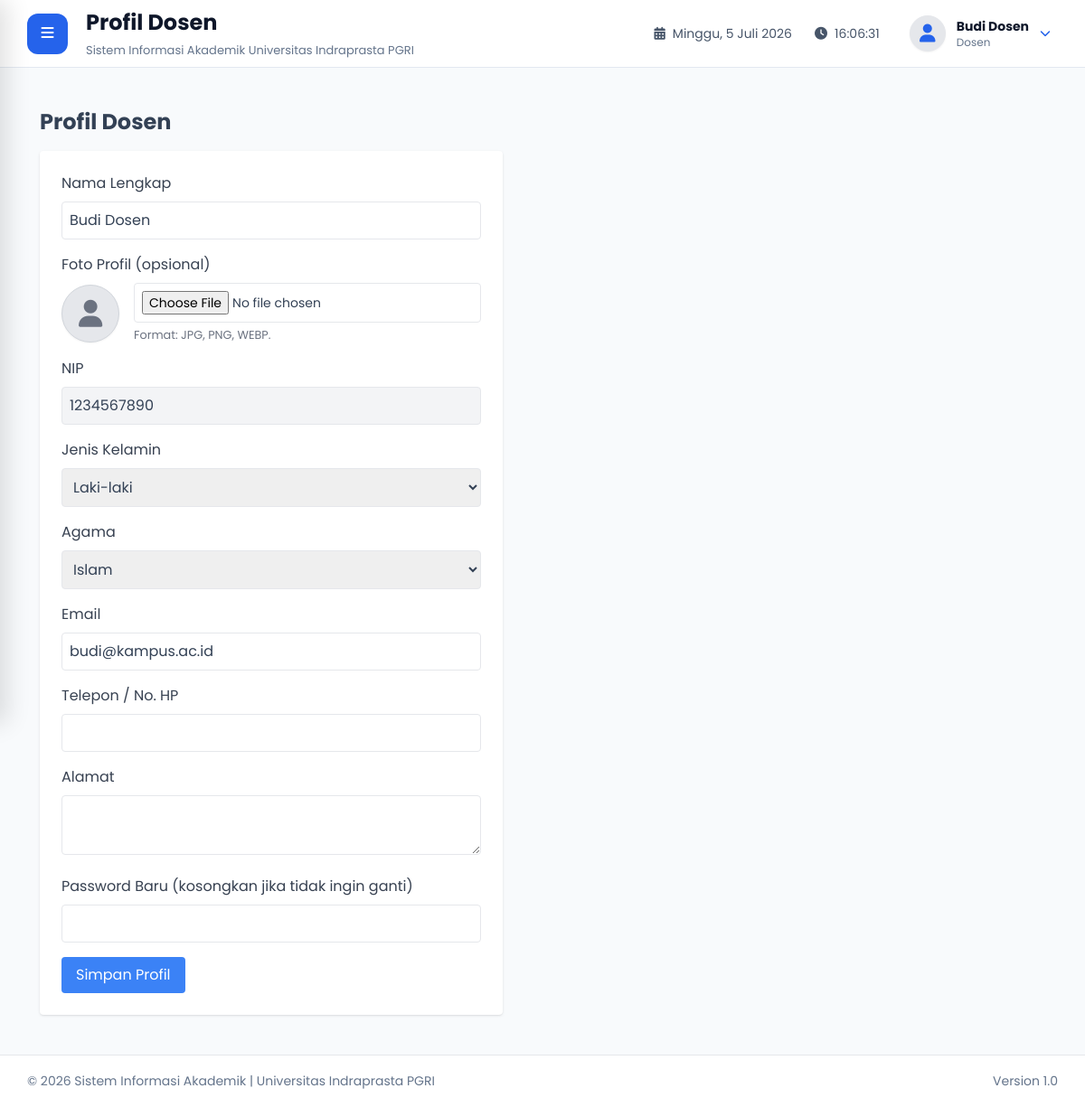
The page /dosen/profil.php (signed in) on the database its author committed.
### tables this page shows
CREATE TABLE `dosen` (
  `id_dosen` CHAR(36) PRIMARY KEY,
  `id_user` CHAR(36) UNIQUE NOT NULL,
  `nip` VARCHAR(30) UNIQUE NOT NULL,
  `jk` ENUM('L','P'),
  `email` VARCHAR(100),
  `telepon` VARCHAR(20),
  `alamat` TEXT,
  `id_prodi` CHAR(36) NOT NULL,
  `agama` ENUM('Islam', 'Kristen', 'Katolik', 'Hindu', 'Buddha', 'Konghucu', 'Lainnya') NULL,
  `profil_lengkap` BOOLEAN DEFAULT 0,
  FOREIGN KEY (`id_user`) REFERENCES `users`(`id_user`) ON DELETE CASCADE,
  FOREIGN KEY (`id_prodi`) REFERENCES `prodi`(`id_prodi`) ON DELETE CASCADE
);

CREATE TABLE `users` (
  `id_user` CHAR(36) PRIMARY KEY,
  `username` VARCHAR(50) UNIQUE NOT NULL,
  `password_hash` VARCHAR(255) NOT NULL,
  `nama_lengkap` VARCHAR(100) NOT NULL,
  `foto` VARCHAR(255) DEFAULT 'default-user.png',
  `role` ENUM('admin','dosen','mahasiswa') NOT NULL,
  `status` ENUM('aktif','nonaktif') DEFAULT 'aktif',
  `last_login` DATETIME NULL,
  `created_at` TIMESTAMP DEFAULT CURRENT_TIMESTAMP
);

### dosen/profil.php (the view, shortened to what this page needs)
<?php
require_once "../layout/header.php";
require_once "../layout/sidebar.php";
require_once "../layout/navbar.php";
$id_user = $_SESSION['user_id'];
$stmt = $pdo->prepare("
    SELECT u.nama_lengkap, d.*
    FROM users u
    JOIN dosen d ON u.id_user = d.id_user
    WHERE u.id_user = ?
");
$stmt->execute([$id_user]);
$dosen = $stmt->fetch();
?>
<div class="p-6">
    <h1 class="text-2xl font-bold mb-4">Profil Dosen</h1>
    <form action="proses_profil.php" method="POST" enctype="multipart/form-data" class="bg-white p-6 rounded shadow max-w-lg">
        <div class="mb-4">
            <label class="block text-gray-700 mb-2">Nama Lengkap</label>
            <input type="text" name="nama_lengkap" class="w-full border p-2 rounded" value="<?= htmlspecialchars($dosen['nama_lengkap']) ?>" required>
        </div>
        <div class="mb-4">
            <label class="block text-gray-700 mb-2">Foto Profil (opsional)</label>
            <div class="flex items-center gap-4">
                <div id="icon-preview-profil" class="<?= !empty($dosen['foto']) ? 'hidden' : 'flex' ?> w-16 h-16 rounded-full bg-gray-200 text-gray-500 items-center justify-center border border-gray-300 shadow-sm">
                    <i class="fa-solid fa-user text-3xl"></i>
                </div>
                <div class="flex-1">
                    <input type="file" name="foto" accept="image/png, image/jpeg, image/webp" class="w-full border p-2 rounded bg-white text-sm" onchange="document.getElementById('icon-preview-profil').classList.add('hidden'); document.getElementById('preview-foto-profil').classList.remove('hidden'); document.getElementById('preview-foto-profil').classList.add('block'); document.getElementById('preview-foto-profil').src = window.URL.createObjectURL(this.files[0])">
                    <small class="text-gray-500 block mt-1">Format: JPG, PNG, WEBP.</small>
                </div>
            </div>
        </div>
        <div class="mb-4">
            <label class="block text-gray-700 mb-2">NIP</label>
            <input type="text" class="w-full border p-2 rounded bg-gray-100" value="<?= htmlspecialchars($dosen['nip']) ?>" readonly>
        </div>
        <div class="mb-4">
            <label class="block text-gray-700 mb-2">Jenis Kelamin</label>
            <select name="jk" class="w-full border p-2 rounded" required>
                <option value="L" <?= $dosen['jk']=='L'?'selected':'' ?>>Laki-laki</option>
            </select>
        </div>
        <div class="mb-4">
            <label class="block text-gray-700 mb-2">Agama</label>
            <select name="agama" class="w-full border p-2 rounded" required>
                <?php
                $agamaOpt = ['Islam', 'Kristen', 'Katolik', 'Hindu', 'Buddha', 'Konghucu', 'Lainnya'];
                foreach($agamaOpt as $ag) {
                    $sel = ($dosen['agama'] == $ag) ? 'selected' : '';
                    echo "<option value=\"$ag\" $sel>$ag</option>";
                }
                ?>
            </select>
        </div>
        <div class="mb-4">
            <label class="block text-gray-700 mb-2">Email</label>
            <input type="email" name="email" class="w-full border p-2 rounded" value="<?= htmlspecialchars($dosen['email'] ?? '') ?>" required>
        </div>
        <div class="mb-4">
            <label class="block text-gray-700 mb-2">Telepon / No. HP</label>
            <input type="text" name="telepon" class="w-full border p-2 rounded" value="<?= htmlspecialchars($dosen['telepon'] ?? '') ?>" required>
        </div>
        <div class="mb-4">
            <label class="block text-gray-700 mb-2">Alamat</label>
            <textarea name="alamat" class="w-full border p-2 rounded" required><?= htmlspecialchars($dosen['alamat'] ?? '') ?></textarea>
        </div>
        <div class="mb-4">
            <label class="block text-gray-700 mb-2">Password Baru (kosongkan jika tidak ingin ganti)</label>
            <input type="password" name="password" class="w-full border p-2 rounded">
        </div>
        <button type="submit" class="bg-blue-500 text-white px-4 py-2 rounded">Simpan Profil</button>
    </form>
</div>
<?php require_once "../layout/footer.php"; ?>

### assets/css/style.css (style rules this page uses)
* { margin:0; padding:0; box-sizing:border-box; font-family:'Poppins',sans-serif; }
html { scroll-behavior:smooth; }
body { background:#f1f5f9; color:#334155; overflow-x:hidden; }
.mt-1 { margin-top:10px; }
.mb-2 { margin-bottom:20px; }
.mb-4 { margin-bottom:40px; }
.p-2 { padding:20px; }
.shadow { box-shadow:0 10px 25px rgba(0,0,0,.08); }
.rounded { border-radius:12px; }

### rows shown on the page
dosen: nama_lengkap "Budi Dosen", nip "1234567890", jk "Laki-laki", email "budi@kampus.ac.id"

### other values the page prints
$pageTitle "Profil Dosen"
$nama "Budi Dosen"
$role "Dosen"
NAMA_APLIKASI "Sistem Informasi Akademik"
NAMA_KAMPUS "Universitas Indraprasta PGRI"
VERSI "1.0"
form field agama "Islam"
